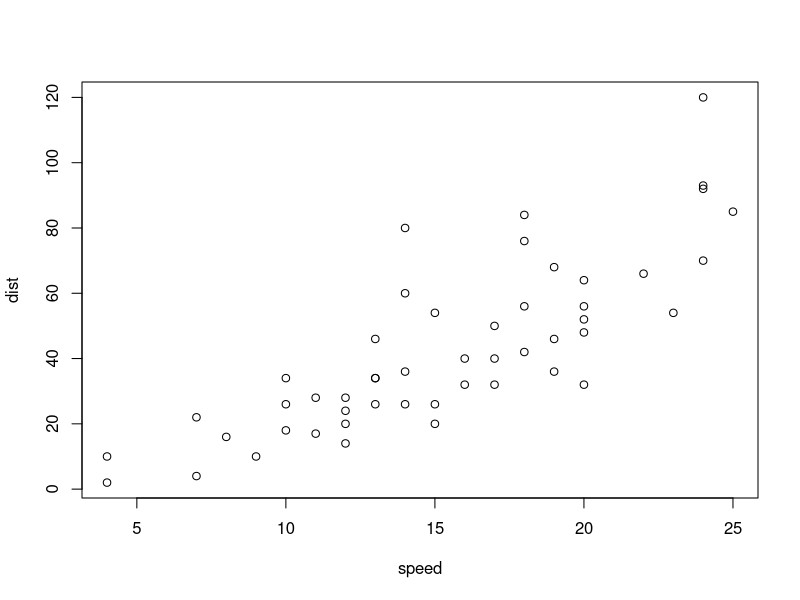
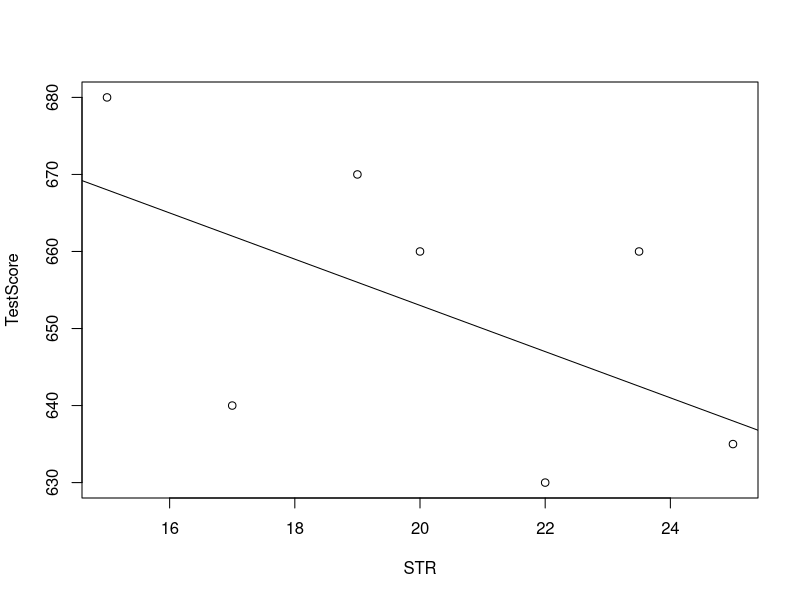

Recreate these plots in R, in order.
## ---- chunk 1
plot(cars)
## ---- chunk 2
set.seed(123)

#[1] 15 38 20 41 43  3

## ---- chunk 3
# define the PDF

## ---- chunk 4

## ---- chunk 5
set.seed(123)

## ---- chunk 6

## ---- chunk 7
# Create sample data
STR <- c(15, 17, 19, 20, 22, 23.5, 25)
TestScore <- c(680, 640, 670, 660, 630, 660, 635) 

# Print out sample data
STR
#> [1] 15.0 17.0 19.0 20.0 22.0 23.5 25.0
TestScore
#> [1] 680 640 670 660 630 660 635
## ---- chunk 8
# create a scatterplot of the data
plot(TestScore ~ STR)

# add the systematic relationship to the plot
abline(a = 713, b = -3)
## ---- chunk 9
## # install the AER package (once)
## install.packages("AER")
## 
## # load the AER package
library(AER)

# load the the data set in the workspace
data(CASchools)
